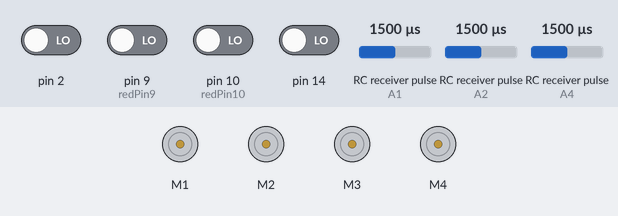
Bench run of a sketch on a simulated Arduino Uno, built with avr-gcc and run on an emulated ATmega328P. On the bench: 4 × DC motor (green arrow = forward, orange = backward, longer = faster). Wiring (inferred from the names in the program): 3 × RC receiver channel: data A1 / data A2 / data A4. The inputs (shaded band) are chosen by the test bench; at power-on: pin 2, pin 9 (redPin9), pin 10 (redPin10), pin 14 LOW, RC receiver pulse (sensors on A1, A2, A4) 1500 µs. What the sketch prints to the serial monitor is not drawn.

Above: at 1.2 s.
1.3 s: RC receiver pulse (sensor on A1) set to 1020 µs
At 2.9 s:
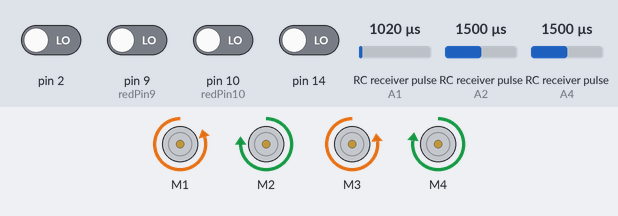
4.3 s: RC receiver pulse (sensor on A2) set to 1020 µs
5.8 s: RC receiver pulse (sensor on A4) set to 1020 µs
At 6.9 s:
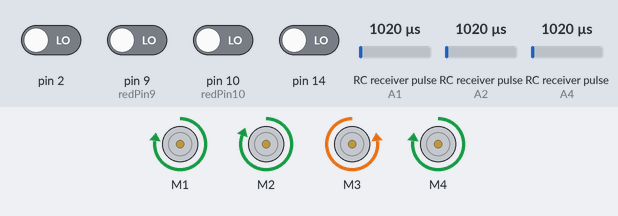
8.8 s: RC receiver pulse (sensor on A1) set to 1250 µs
10.3 s: RC receiver pulse (sensor on A2) set to 1250 µs
At 11.0 s:
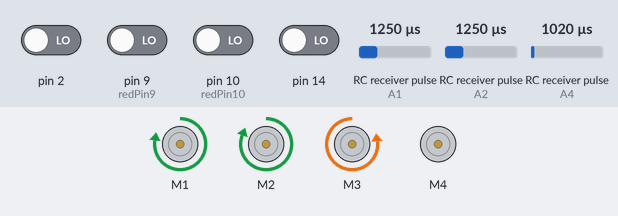
11.8 s: RC receiver pulse (sensor on A1) set to 1500 µs
At 14.1 s:
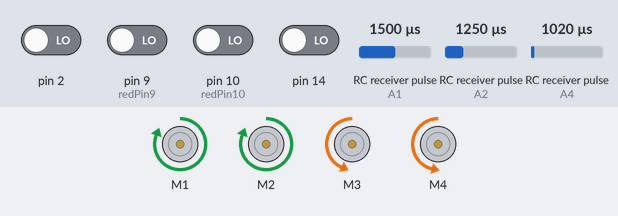
Timing chart, 0 to 15.8 s (numbered marks = the images above; inputs shaded):
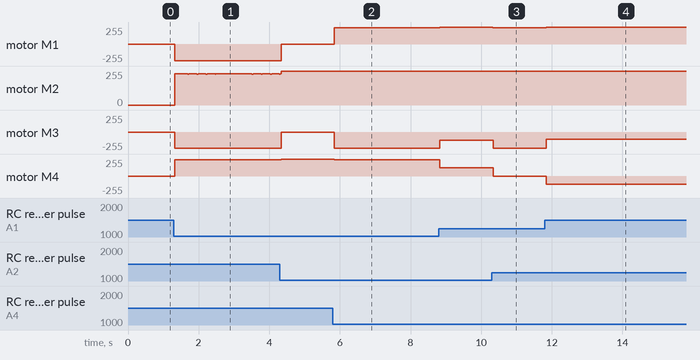

The sketch:

mecano_car_v11.ino
```cpp
#include "my_functions.h"
#include "Interrupt.h"

#define ch1 A1
#define ch2 A2
#define ch3 A3
#define ch4 A4
#define MINLIM 30


//radio
int16_t steering, throttle, roll, m1, m2, m3, m4;


#include <AFMotor.h>
AF_DCMotor motor4(4), motor3(3), motor2(2), motor1(1);


void setup() {
  pinMode(ch1, INPUT); //works also on Digital Pins
  pinMode(ch2, INPUT);
  pinMode(ch3, INPUT);
  pinMode(ch4, INPUT);

  init_interrupts();


  Serial.begin(9600);
  Serial.println("Start of the meccano wheel car");
}

void loop() {
  //-----------------------------------------------------------------------------
  //read PWM ********************************************************************
  //-----------------------------------------------------------------------------

  roll = pulseIn(ch1, HIGH);
  throttle = pulseIn(ch2, HIGH);
  steering = pulseIn(ch4, HIGH);

  roll = map(roll, 995, 1980, -255, 255);
  throttle = map(throttle, 995, 1988, 255, -255); //switched direction with 255, 0
  steering = map(steering, 995, 1985, -255, 255);

  m1 = (throttle + roll - steering) / 1;
  m2 = (throttle - roll - steering) / 1;
  m3 = (throttle + roll + steering) / 1;
  m4 = (throttle - roll + steering) / 1;

  m1 = limit(m1); m2 = limit(m2); m3 = limit(m3); m4 = limit(m4); //limit in range of -255 to +255


  if (m1 >= MINLIM){
    motor1.setSpeed(m1);
    motor1.run(FORWARD);
  }
  else if (m1 <= -MINLIM){
    motor1.setSpeed(abs(m1));
    motor1.run(BACKWARD);
  }
  else motor1.run(RELEASE);
//********************************************************************
  if (m2 >= MINLIM){
    motor2.setSpeed(m2);
    motor2.run(FORWARD);
  }
  else if (m2 <= -MINLIM){
    motor2.setSpeed(abs(m2));
    motor2.run(BACKWARD);
  }
  else motor2.run(RELEASE);
  //********************************************************************
  if (m3 >= MINLIM){
    motor3.setSpeed(m3);
    motor3.run(FORWARD);
  }
  else if (m3 <= -MINLIM){
    motor3.setSpeed(abs(m3));
    motor3.run(BACKWARD);
  }
  else motor3.run(RELEASE);
  //********************************************************************
  if (m4 >= MINLIM){
    motor4.setSpeed(m4);
    motor4.run(FORWARD);
  }
  else if (m4 <= -MINLIM){
    motor4.setSpeed(abs(m4));
    motor4.run(BACKWARD);
  }
  else motor4.run(RELEASE);


  Serial.println((String)"ENC1: " + ENC1 + "\t ENC2: " + ENC2 + "\tENC3: " + ENC3 + "\t ENC4: " + ENC4);
  //Serial.println(PB2);

}


// Interrupt Functions*******************************************************************

//ISR for port B
ISR (PCINT0_vect){ //since pin 9 and 10 are both at port B, check which one changed
  static bool prev1 = redPin10, prev4 = redPin9;
  if (redPin9 != prev4){ //check for falling or rising
    if (m4 > 0) ENC4++;   //check wether forward or backward rotation
    else ENC4--;
    prev4 = redPin9;
  }
  else if (redPin10 != prev1){ //check for falling or rising
    if (m1 > 0) ENC1++;
    else ENC1--;
    prev1 = redPin10;
  }
}

//ISR for port C
ISR (PCINT1_vect){ //Pin A0
  if (m3 > 0) ENC3++;
  else ENC3--;
}

//ISR for port D
ISR (PCINT2_vect){ //Pin 2
  if (m2 > 0) ENC2++;
  else ENC2--;
}
```

Interrupt.h
```cpp
#ifndef INTERRUPT_H
#define INTERRUPT_H


//Macros for digitalRead()
#define redPin9 (PINB & (1 << PB1)) >> PB1
#define redPin10 (PINB & (1 << PB2)) >> PB2


int ENC1 = 0, ENC2 = 0, ENC3 = 0, ENC4 = 0;

void init_interrupts(void){
  PCICR  |= (1 << PCIE0); //Enable Port B
  PCMSK0 |= ((1 << PB1) | (1 << PB2)); //Pin9 and Pin10
  PCICR  |= (1 << PCIE1); //Enable Port C
  PCMSK1 |= (1 << PC0); //PinA0
  PCICR  |= (1 << PCIE2); //Enable Port D
  PCMSK2 |= (1 << PD2); //Pin2
}


#endif
```

my_functions.cpp
```cpp
#include "my_functions.h"

int limit (int value){ //limits value in range of -255 to +255
  if (value >= 255) return 255;
  else if (value <= -255) return -255;
  else return value;
}
```

my_functions.h
```cpp
#ifndef my_functions
#define my_functions


int limit (int value);
void readEncoder();

#endif
```

Measured:
- after the input at 10.3 s, motor M1: forward 255/255 → forward 243/255 at once; motor M3: backward 123/255 → backward 241/255 at once; motor M4: forward 123/255 → stopped at once
- after the input at 11.8 s, motor M1: forward 243/255 → forward 255/255 after 0.05 s
